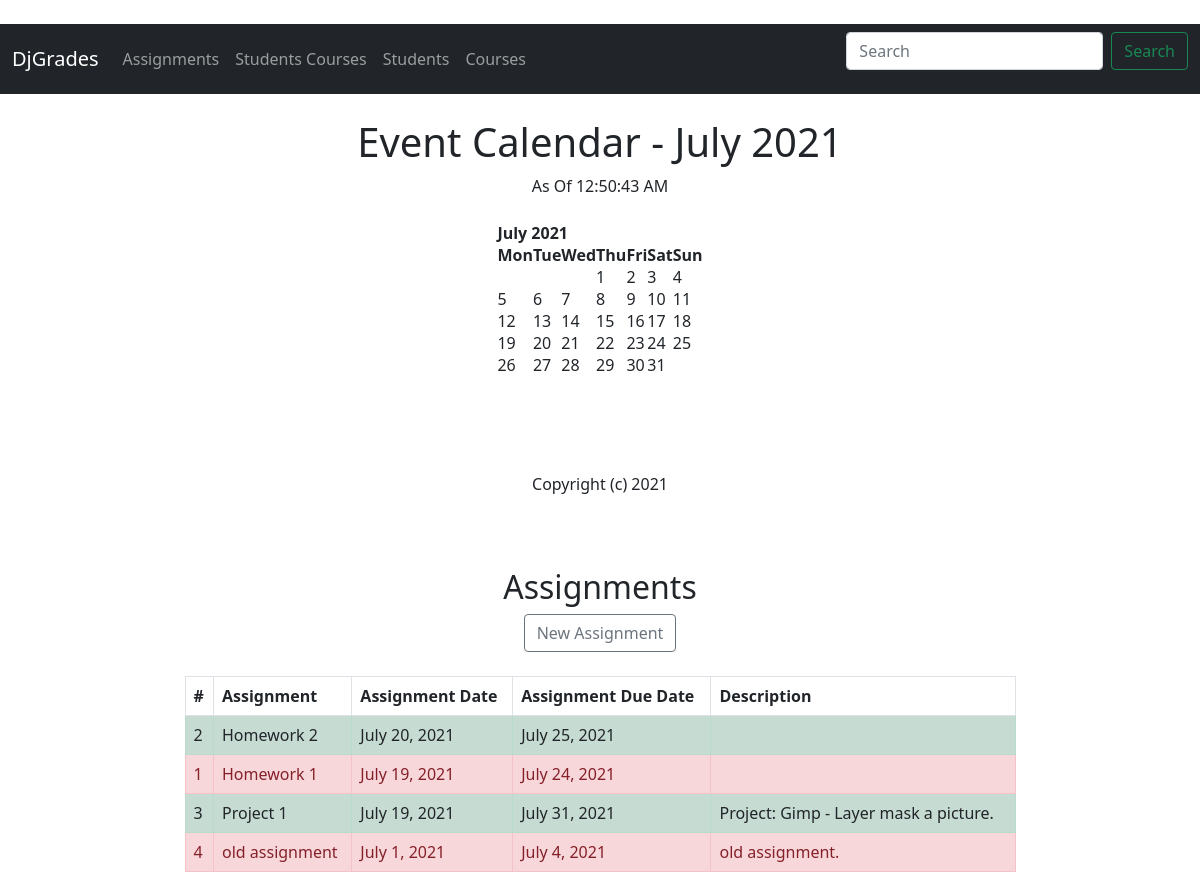
Before: / with the older database file.
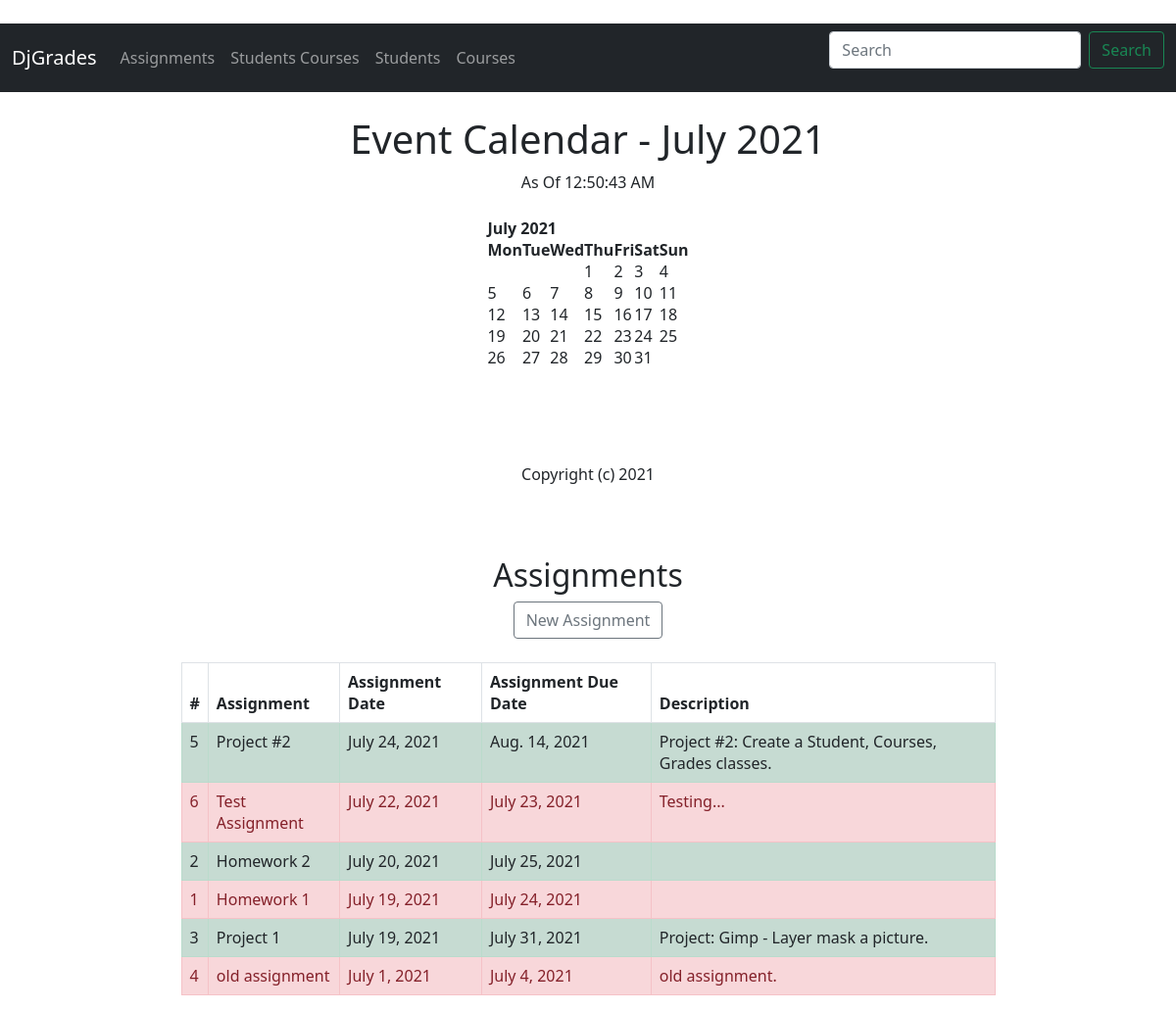
After: the same page with the newer database file.
### grades/models.py (models this page shows)
class Assignment(models.Model):
	name = models.CharField('Assignment Name', max_length=250)
	assignment_date = models.DateField('Assignment Date')
	assignment_due_date =models.DateField('Assignment Due Date')
	description = models.TextField(blank=True, null=True)
	def __str__(self):
		return self.name

### grades/views.py (the view)
# urls.py: 2. Add a URL to urlpatterns:  path('', views.home, name='home')
def home(request, year=datetime.now().year, month=datetime.now().strftime('%B')):
	assignments_list = Assignment.objects.all().order_by('-assignment_date')
	month = month.capitalize()
	month_number = list(calendar.month_name).index(month)
	month_number = int(month_number)
	cal = HTMLCalendar().formatmonth(year, month_number)
	now = datetime.now()
	current_year = now.year
	time = now.strftime('%I:%M:%S %p')
	return render(request, 'home.html',
			context= {
				'year': year,
				'month': month,
				'month_number': month_number,
				'cal': cal,
				'current_year': current_year,
				'time': time,
				'now': now.date(),
				'assignments_list':assignments_list,
			}
		)

### grades/templates/home.html
{% extends 'base.html' %}
{% block content %}
	<center>
		<h1>Event Calendar - {{ month }} {{ year }}</h1>
		As Of {{ time }}
		<br><br>
		{{ cal|safe }}
		<br><br><br><br>
		Copyright (c) {{ year }}
		<br><br><br><br>
		<div class="row justify-content-center">
    		<div class="w-75">
    			<h2>Assignments</h2>
    			<a class="btn btn-outline-secondary" href="{% url 'add_assignment' %}">New Assignment</a>
    			<br><br>
				<table class="table table-striped table-bordered">
				  <thead>
				    <tr>
				      <th scope="col">#</th>
				      <th scope="col">Assignment</th>
				      <th scope="col">Assignment Date</th>
				      <th scope="col">Assignment Due Date</th>
				      <th scope="col">Description</th>
				    </tr>
				  </thead>
				  <tbody>
				  	{% for assignment in assignments_list %}
				  	{% if now > assignment.assignment_due_date %}
				    	<tr class="alert-danger">
				    {% else %}
				    	<tr class="alert-success">
				    {% endif %}
				    	<td>{{ assignment.id }}</td>
				     	<td>{{ assignment }}</td>
				      <td>{{ assignment.assignment_date }}</td>
				      <td>{{ assignment.assignment_due_date }}</td>
				      <td>{{ assignment.description }}</td>
				    </tr>
				    {% endfor %}
				  </tbody>
				</table>
			</div>
		</div>
	</center>
{% endblock %}

Changed rows visible on the page:
added Assignment: id "5", name "Project #2", assignment_date "July 24, 2021", assignment_due_date "Aug. 14, 2021", description "Project #2: Create a Student, Courses, Grades classes."
added Assignment: id "6", name "Test Assignment", assignment_date "July 22, 2021", assignment_due_date "July 23, 2021", description "Testing..."
